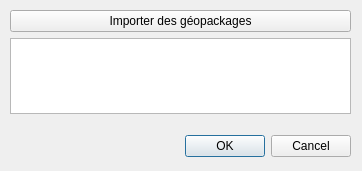
<?xml version="1.0" encoding="UTF-8"?>
<ui version="4.0">
 <class>ExpertiseImportDialog</class>
 <widget class="QDialog" name="ExpertiseImportDialog">
  <property name="geometry">
   <rect>
    <x>0</x>
    <y>0</y>
    <width>362</width>
    <height>171</height>
   </rect>
  </property>
  <property name="windowTitle">
   <string>Dialog</string>
  </property>
  <widget class="QDialogButtonBox" name="buttonBox">
   <property name="geometry">
    <rect>
     <x>10</x>
     <y>130</y>
     <width>341</width>
     <height>32</height>
    </rect>
   </property>
   <property name="orientation">
    <enum>Qt::Horizontal</enum>
   </property>
   <property name="standardButtons">
    <set>QDialogButtonBox::Cancel|QDialogButtonBox::Ok</set>
   </property>
  </widget>
  <widget class="QWidget" name="verticalLayoutWidget">
   <property name="geometry">
    <rect>
     <x>10</x>
     <y>10</y>
     <width>341</width>
     <height>104</height>
    </rect>
   </property>
   <layout class="QVBoxLayout" name="verticalLayout">
    <item>
     <widget class="QPushButton" name="pb_import_files">
      <property name="text">
       <string>Importer des géopackages</string>
      </property>
     </widget>
    </item>
    <item>
     <widget class="QListWidget" name="lw_selected_files"/>
    </item>
   </layout>
  </widget>
 </widget>
 <resources/>
 <connections>
  <connection>
   <sender>buttonBox</sender>
   <signal>accepted()</signal>
   <receiver>ExpertiseImportDialog</receiver>
   <slot>accept()</slot>
   <hints>
    <hint type="sourcelabel">
     <x>248</x>
     <y>254</y>
    </hint>
    <hint type="destinationlabel">
     <x>157</x>
     <y>274</y>
    </hint>
   </hints>
  </connection>
  <connection>
   <sender>buttonBox</sender>
   <signal>rejected()</signal>
   <receiver>ExpertiseImportDialog</receiver>
   <slot>reject()</slot>
   <hints>
    <hint type="sourcelabel">
     <x>316</x>
     <y>260</y>
    </hint>
    <hint type="destinationlabel">
     <x>286</x>
     <y>274</y>
    </hint>
   </hints>
  </connection>
 </connections>
</ui>
